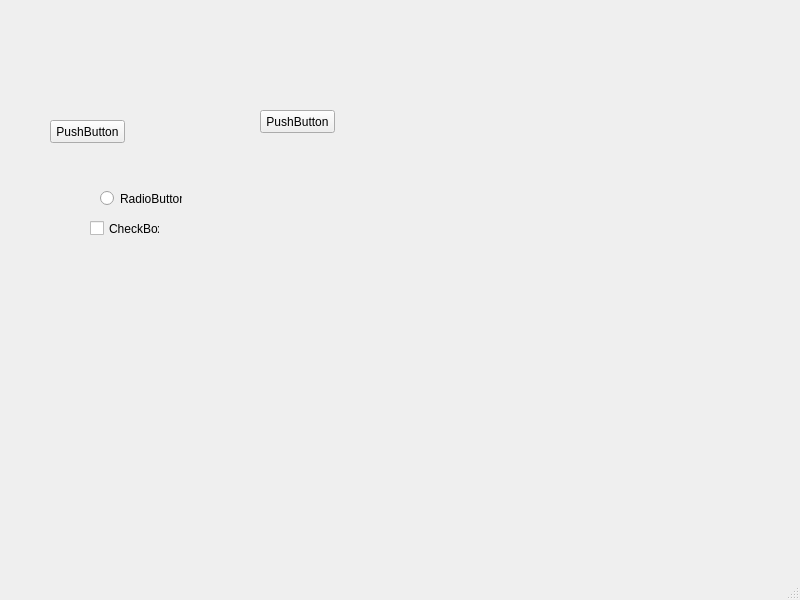
<?xml version="1.0" encoding="UTF-8"?>
<ui version="4.0">
 <class>Main</class>
 <widget class="QMainWindow" name="Main">
  <property name="geometry">
   <rect>
    <x>0</x>
    <y>0</y>
    <width>800</width>
    <height>600</height>
   </rect>
  </property>
  <property name="windowTitle">
   <string>Main</string>
  </property>
  <widget class="QWidget" name="centralwidget">
   <widget class="QPushButton" name="pushButton">
    <property name="geometry">
     <rect>
      <x>50</x>
      <y>120</y>
      <width>75</width>
      <height>23</height>
     </rect>
    </property>
    <property name="text">
     <string>PushButton</string>
    </property>
   </widget>
   <widget class="QPushButton" name="pushButton_2">
    <property name="geometry">
     <rect>
      <x>260</x>
      <y>110</y>
      <width>75</width>
      <height>23</height>
     </rect>
    </property>
    <property name="text">
     <string>PushButton</string>
    </property>
   </widget>
   <widget class="QRadioButton" name="radioButton">
    <property name="geometry">
     <rect>
      <x>100</x>
      <y>190</y>
      <width>82</width>
      <height>17</height>
     </rect>
    </property>
    <property name="text">
     <string>RadioButton</string>
    </property>
   </widget>
   <widget class="QCheckBox" name="checkBox">
    <property name="geometry">
     <rect>
      <x>90</x>
      <y>220</y>
      <width>70</width>
      <height>17</height>
     </rect>
    </property>
    <property name="text">
     <string>CheckBox</string>
    </property>
   </widget>
  </widget>
  <widget class="QMenuBar" name="menubar">
   <property name="geometry">
    <rect>
     <x>0</x>
     <y>0</y>
     <width>800</width>
     <height>21</height>
    </rect>
   </property>
  </widget>
  <widget class="QStatusBar" name="statusbar"/>
 </widget>
 <resources/>
 <connections/>
</ui>
